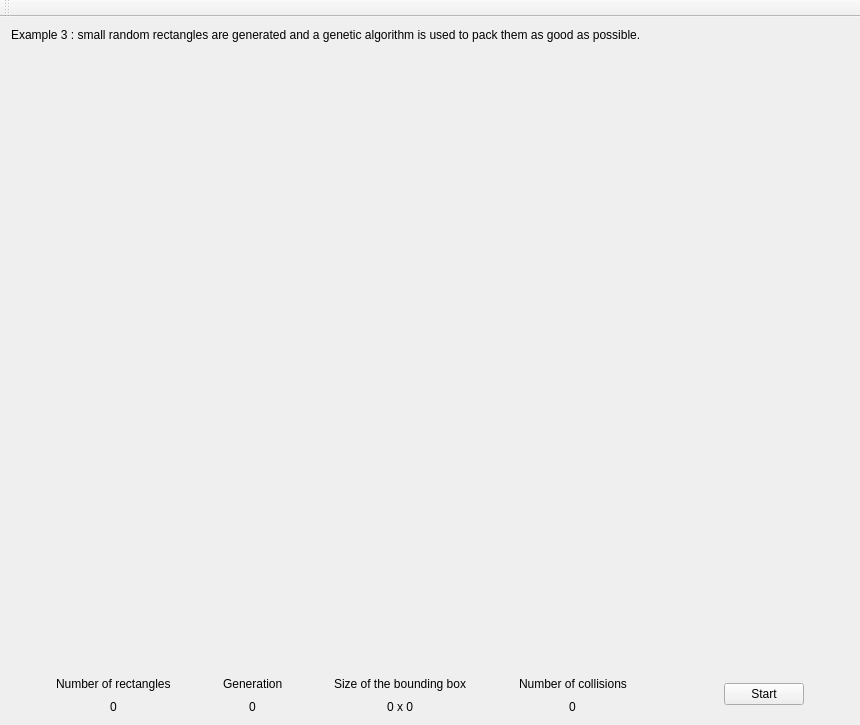
<?xml version="1.0" encoding="UTF-8"?>
<ui version="4.0">
 <class>MainWindow</class>
 <widget class="QMainWindow" name="MainWindow">
  <property name="geometry">
   <rect>
    <x>0</x>
    <y>0</y>
    <width>860</width>
    <height>725</height>
   </rect>
  </property>
  <property name="windowTitle">
   <string>2D Packing with GA</string>
  </property>
  <widget class="QWidget" name="centralWidget">
   <layout class="QVBoxLayout" name="verticalLayout">
    <item>
     <widget class="QLabel" name="label_5">
      <property name="text">
       <string>Example 3 : small random rectangles are generated and a genetic algorithm is used to pack them as good as possible.</string>
      </property>
     </widget>
    </item>
    <item>
     <widget class="Painter" name="painter" native="true">
      <property name="sizePolicy">
       <sizepolicy hsizetype="Expanding" vsizetype="Expanding">
        <horstretch>0</horstretch>
        <verstretch>0</verstretch>
       </sizepolicy>
      </property>
     </widget>
    </item>
    <item>
     <layout class="QGridLayout" name="gridLayout">
      <item row="0" column="0">
       <spacer name="horizontalSpacer_2">
        <property name="orientation">
         <enum>Qt::Horizontal</enum>
        </property>
        <property name="sizeHint" stdset="0">
         <size>
          <width>40</width>
          <height>20</height>
         </size>
        </property>
       </spacer>
      </item>
      <item row="0" column="3" alignment="Qt::AlignHCenter">
       <widget class="QLabel" name="label">
        <property name="text">
         <string>Generation</string>
        </property>
       </widget>
      </item>
      <item row="1" column="3" alignment="Qt::AlignHCenter">
       <widget class="QLabel" name="generation">
        <property name="text">
         <string>0</string>
        </property>
       </widget>
      </item>
      <item row="0" column="1">
       <widget class="QLabel" name="label_4">
        <property name="text">
         <string>Number of rectangles</string>
        </property>
       </widget>
      </item>
      <item row="1" column="7" alignment="Qt::AlignHCenter">
       <widget class="QLabel" name="collisions">
        <property name="text">
         <string>0</string>
        </property>
       </widget>
      </item>
      <item row="0" column="9">
       <spacer name="horizontalSpacer_5">
        <property name="orientation">
         <enum>Qt::Horizontal</enum>
        </property>
        <property name="sizeHint" stdset="0">
         <size>
          <width>40</width>
          <height>20</height>
         </size>
        </property>
       </spacer>
      </item>
      <item row="0" column="6">
       <spacer name="horizontalSpacer_6">
        <property name="orientation">
         <enum>Qt::Horizontal</enum>
        </property>
        <property name="sizeHint" stdset="0">
         <size>
          <width>40</width>
          <height>20</height>
         </size>
        </property>
       </spacer>
      </item>
      <item row="0" column="8">
       <spacer name="horizontalSpacer">
        <property name="orientation">
         <enum>Qt::Horizontal</enum>
        </property>
        <property name="sizeHint" stdset="0">
         <size>
          <width>40</width>
          <height>20</height>
         </size>
        </property>
       </spacer>
      </item>
      <item row="1" column="5" alignment="Qt::AlignHCenter">
       <widget class="QLabel" name="bbsize">
        <property name="text">
         <string>0 x 0</string>
        </property>
       </widget>
      </item>
      <item row="0" column="7">
       <widget class="QLabel" name="label_3">
        <property name="text">
         <string>Number of collisions</string>
        </property>
       </widget>
      </item>
      <item row="0" column="4">
       <spacer name="horizontalSpacer_4">
        <property name="orientation">
         <enum>Qt::Horizontal</enum>
        </property>
        <property name="sizeHint" stdset="0">
         <size>
          <width>40</width>
          <height>20</height>
         </size>
        </property>
       </spacer>
      </item>
      <item row="0" column="5" alignment="Qt::AlignHCenter">
       <widget class="QLabel" name="label_2">
        <property name="text">
         <string>Size of the bounding box</string>
        </property>
       </widget>
      </item>
      <item row="0" column="10" rowspan="2">
       <widget class="QPushButton" name="start">
        <property name="text">
         <string>Start</string>
        </property>
       </widget>
      </item>
      <item row="0" column="11">
       <spacer name="horizontalSpacer_3">
        <property name="orientation">
         <enum>Qt::Horizontal</enum>
        </property>
        <property name="sizeHint" stdset="0">
         <size>
          <width>40</width>
          <height>20</height>
         </size>
        </property>
       </spacer>
      </item>
      <item row="1" column="1" alignment="Qt::AlignHCenter">
       <widget class="QLabel" name="rectangles">
        <property name="text">
         <string>0</string>
        </property>
       </widget>
      </item>
      <item row="0" column="2">
       <spacer name="horizontalSpacer_7">
        <property name="orientation">
         <enum>Qt::Horizontal</enum>
        </property>
        <property name="sizeHint" stdset="0">
         <size>
          <width>40</width>
          <height>20</height>
         </size>
        </property>
       </spacer>
      </item>
     </layout>
    </item>
   </layout>
  </widget>
  <widget class="QToolBar" name="mainToolBar">
   <attribute name="toolBarArea">
    <enum>TopToolBarArea</enum>
   </attribute>
   <attribute name="toolBarBreak">
    <bool>false</bool>
   </attribute>
  </widget>
 </widget>
 <layoutdefault spacing="6" margin="11"/>
 <customwidgets>
  <customwidget>
   <class>Painter</class>
   <extends>QWidget</extends>
   <header>painter.h</header>
   <container>1</container>
  </customwidget>
 </customwidgets>
 <resources/>
 <connections/>
</ui>
